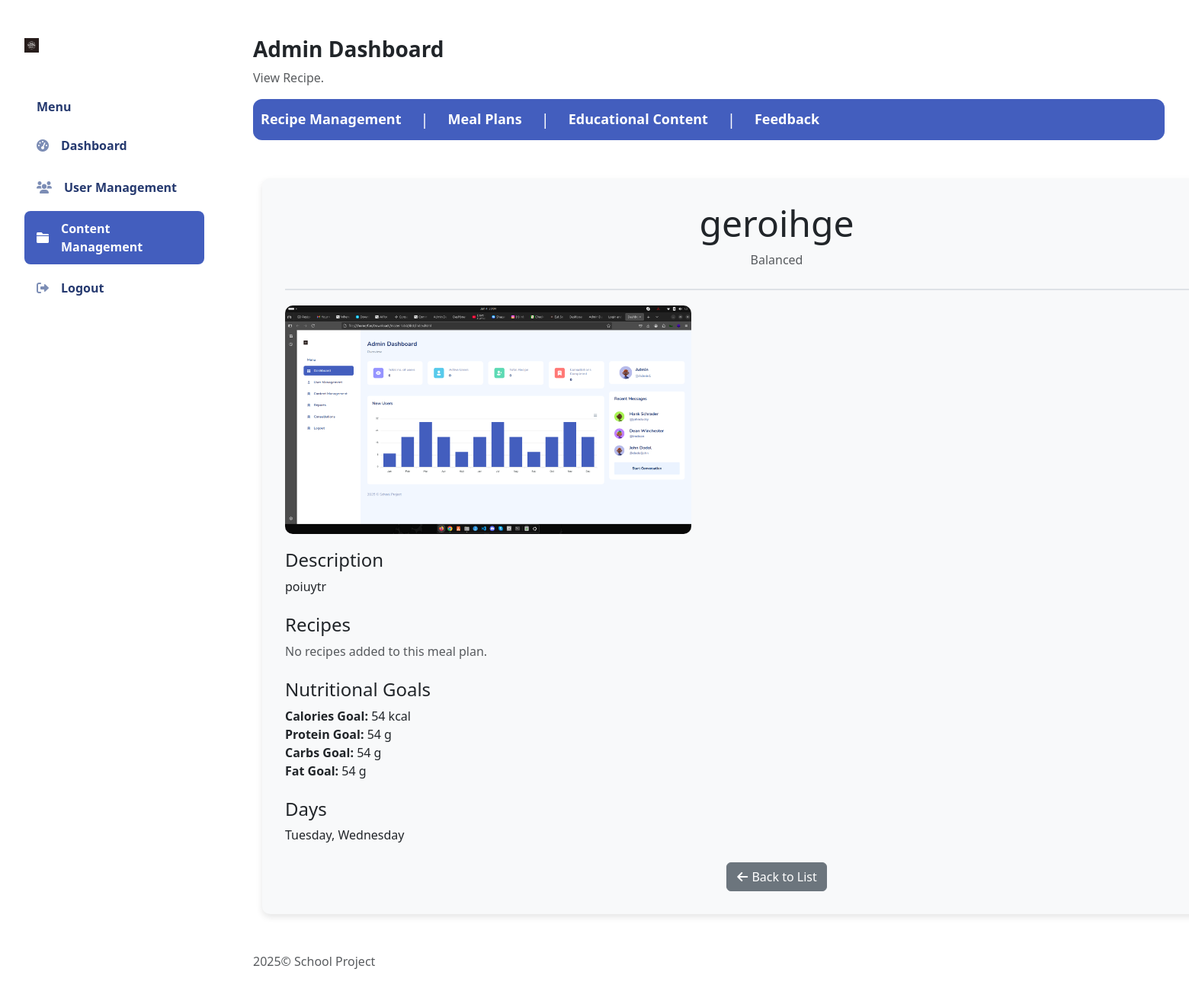
Screenshot of /meal-plan/4/view/ with the database file from the repository.
### Landing/models.py (models this page shows, shortened)
class MealPlan(models.Model):
    MEAL_TYPE_CHOICES = [
        ('Vegetarian', 'Vegetarian'),
        ('Vegan', 'Vegan'),
        ('High Protein', 'High Protein'),
        ('Low Carb', 'Low Carb'),
        ('Balanced', 'Balanced')
    ]
    DAYS_OF_WEEK = [
        ('Monday', 'Monday'),
        ('Tuesday', 'Tuesday'),
        ('Wednesday', 'Wednesday'),
        ('Thursday', 'Thursday'),
        ('Friday', 'Friday'),
        ('Saturday', 'Saturday'),
        ('Sunday', 'Sunday')
    ]
    meal_plan_title = models.CharField(max_length=255)
    description = models.TextField()
    meal_type = models.CharField(max_length=50, choices=MEAL_TYPE_CHOICES)
    days = MultiSelectField(choices=DAYS_OF_WEEK)
    recipes = models.ManyToManyField('Recipe')
    calories_goal = models.IntegerField(null=True, blank=True)
    protein_goal = models.IntegerField(null=True, blank=True)
    carbs_goal = models.IntegerField(null=True, blank=True)
    fat_goal = models.IntegerField(null=True, blank=True)
    meal_plan_image = models.ImageField(upload_to='meal_plan_images/', null=True, blank=True)

### Landing/views.py (the view)
# urls.py: path('meal-plan/<int:meal_plan_id>/view/', view_meal_plan, name='view_meal_plan'),
def view_meal_plan(request, meal_plan_id):
    meal_plan = get_object_or_404(MealPlan, id=meal_plan_id)
    return render(request, 'admin_view_mealplan.html', {'meal_plan': meal_plan})

### Landing/templates/admin_view_mealplan.html (shortened to what this page needs)
{% load static %}
<!DOCTYPE html>
<html lang="en">
<head>
    <link rel="stylesheet" href="{% static 'assets/css/bootstrap.css' %}">
    <link href="https://cdn.jsdelivr.net/npm/bootstrap@5.3.0/dist/css/bootstrap.min.css" rel="stylesheet">
    <link rel="stylesheet" href="{% static 'assets/css/styles.css' %}">
    <link href="https://cdn.jsdelivr.net/npm/bootstrap@5.3.0-alpha3/dist/css/bootstrap.min.css" rel="stylesheet">
    <link rel="stylesheet" href="{% static 'assets/css/perfect-scrollbar.css' %}">
    <link rel="stylesheet" href="{% static 'assets/css/bootstrap-icons.css' %}">
    <link rel="stylesheet" href="{% static 'assets/css/app.css' %}">
    <link href="https://cdnjs.cloudflare.com/ajax/libs/font-awesome/6.0.0/css/all.min.css" rel="stylesheet">
</head>
<body>
    <div id="app">
        <div id="sidebar" class="active">
            <div class="sidebar-wrapper active">
                <div class="sidebar-header">
                    <div class="d-flex justify-content-between">
                        <div class="logo">
                            <a href="index.html"><img src="{% static 'assets/images/logo.jpg' %}" class="tly" alt="Logo" srcset=""></a>
                        </div>
                    </div>
                </div>
                <div class="sidebar-menu">
                    <ul class="menu">
                        <li class="sidebar-title">Menu</li>
                        <li class="sidebar-item">
                            <a href="{% url 'admin_home' %}" class="sidebar-link">
                                <i class="fas fa-tachometer-alt"></i>
                                <span>Dashboard</span>
                            </a>
                        </li>
                        <li class="sidebar-item ">
                            <a href="{% url 'admin_users_registered' %}" class="sidebar-link">
                                <i class="fas fa-users"></i>
                                <span>User Management</span>
                            </a>
                        </li>
                        <li class="sidebar-item active">
                            <a href="{% url 'admin_record_mealplan' %}" class="sidebar-link">
                                <i class="fas fa-folder"></i>
                                <span>Content Management</span>
                            </a>
                        </li>
                        <li class="sidebar-item">
                            <a href="{% url 'admin_logout' %}" class="sidebar-link">
                                <i class="fas fa-sign-out-alt"></i>
                                <span>Logout</span>
                            </a>
                        </li>
                    </ul>
                </div>
            </div>
        </div>
        <div id="main">
            <div class="page-heading">
                <div class="page-title">
                    <div class="row">
                        <div class="col-12 col-md-6 order-md-1 order-last">
                            <h3>Admin Dashboard</h3>
                            <p class="text-subtitle text-muted">View Recipe.</p>
                        </div>
                    </div>
                    <div class="text-strip">
                        <div class="text-container">
                            <a href="{% url 'admin_list_recipes' %}"><span>Recipe Management</span></a>
                            <span>|</span>
                            <a href="{% url 'admin_record_mealplan' %}"><span>Meal Plans</span></a>
                          <span>|</span>
                          <a href="{% url 'admin_record_educontent' %}"><span>Educational Content</span></a>
                          <span>|</span>
                          <a href="{% url 'admin_contact_list' %}"><span>Feedback</span></a>
                        </div>
                    </div>
                </div>
                <section class="section">
                    <div class="container my-5">
                        <div class="meal-plan-container">
                            <div class="meal-plan-header text-center">
                                <h1 class="display-5">{{ meal_plan.meal_plan_title }}</h1>
                                <p class="text-muted">{{ meal_plan.meal_type }}</p>
                            </div>
                            {% if meal_plan.meal_plan_image %}
                            <img src="{{ meal_plan.meal_plan_image.url }}" alt="{{ meal_plan.meal_plan_title }}" class="img-fluid meal-plan-image">
                            {% endif %}
                            <div class="mb-4">
                                <h4>Description</h4>
                                <p>{{ meal_plan.description }}</p>
                            </div>
                            <div class="mb-4">
                                <h4>Recipes</h4>
                                {% if meal_plan.recipes.all %}
                                <ul class="list-group">
                                    {% for recipe in meal_plan.recipes.all %}
                                    <li class="list-group-item d-flex justify-content-between align-items-center">
                                        {{ recipe.name }}
                                        <span class="badge bg-primary rounded-pill">Prep Time: {{ recipe.prep_time }} mins</span>
                                    </li>
                                    {% endfor %}
                                </ul>
                                {% else %}
                                <p class="text-muted">No recipes added to this meal plan.</p>
                                {% endif %}
                            </div>
                            <div class="mb-4">
                                <h4>Nutritional Goals</h4>
                                <ul class="list-unstyled">
                                    <li><strong>Calories Goal:</strong> {{ meal_plan.calories_goal }} kcal</li>
                                    <li><strong>Protein Goal:</strong> {{ meal_plan.protein_goal }} g</li>
                                    <li><strong>Carbs Goal:</strong> {{ meal_plan.carbs_goal }} g</li>
                                    <li><strong>Fat Goal:</strong> {{ meal_plan.fat_goal }} g</li>
                                </ul>
                            </div>
                            <div class="mb-4">
                                <h4>Days</h4>
                                <p>{{ meal_plan.days }}</p>
                            </div>
                            <div class="text-center">
                                <a href="{% url 'admin_record_mealplan' %}" class="btn btn-secondary">
                                    <i class="fas fa-arrow-left"></i> Back to List
                                </a>
                            </div>
                        </div>
                    </div>
                </section>
            </div>
            <footer>
                <div class="footer clearfix mb-0 text-muted">
                    <div class="float-start">
                        <p>2025&copy; School Project</p>
                    </div>
                </div>
            </footer>
        </div>
    </div>
</body>
</html>

### Landing/static/assets/css/app.css (style rules this page uses)
.btn i,.btn svg { width:16px;height:16px }
.btn.btn-danger,.btn.btn-info,.btn.btn-primary,.btn.btn-secondary,.btn.btn-success,.btn.btn-warning { color:#fff }
#sidebar.active .sidebar-wrapper { left:0 }
.sidebar-wrapper { width:300px;height:100vh;position:fixed;top:0;z-index:10;overflow-y:auto;background-color:#fff;bottom:0;transition:left .5s ease-out }
.sidebar-wrapper .sidebar-header { padding:2rem 2rem 1rem;font-size:2rem;font-weight:700 }
.sidebar-wrapper .sidebar-header img { height:1.2rem }
.sidebar-wrapper .menu { margin-top:2rem;padding:0 2rem;font-weight:600 }
.sidebar-wrapper .menu .sidebar-title { padding:0 1rem;margin:1.5rem 0 1rem;font-size:1rem;list-style:none;font-weight:600;color:#25396f }
.sidebar-wrapper .menu .sidebar-link { display:block;padding:.7rem 1rem;font-size:1rem;display:flex;align-items:center;border-radius:.5rem;transition:all .5s;text-decoration:none;color:#25396f }
.sidebar-wrapper .menu .sidebar-link i,.sidebar-wrapper .menu .sidebar-link svg { color:#7c8db5 }
.sidebar-wrapper .menu .sidebar-link span { margin-left:1rem }
.sidebar-wrapper .menu .sidebar-item { list-style:none;margin-top:.5rem;position:relative }
.sidebar-wrapper .menu .sidebar-item.active .sidebar-link { background-color:#435ebe }
.sidebar-wrapper .menu .sidebar-item.active .sidebar-link span { color:#fff }
.sidebar-wrapper .menu .sidebar-item.active .sidebar-link i,.sidebar-wrapper .menu .sidebar-item.active .sidebar-link svg { fill:#fff;color:#fff }
#main { margin-left:300px;padding:2rem }
.page-heading { margin:0 0 2rem }
.page-heading h3 { font-weight:700 }
a { text-decoration:none }

### Landing/templates/admin_view_mealplan.html (style rules this page uses)
.meal-plan-container { width: 1350px; margin: 50px auto; background: #f8f9fa; padding: 30px; border-radius: 10px; box-shadow: 0 4px 8px rgba(0, 0, 0, 0.1); }
.meal-plan-header { border-bottom: 2px solid #dee2e6; margin-bottom: 20px; padding-bottom: 10px; }
.meal-plan-image { max-height: 300px; margin-bottom: 20px; object-fit: cover; border-radius: 10px; }
.logo img { height: 100%; position: relative; width: 100%; }
.text-strip { position: relative; width: 100%; background: #435ebe; overflow: hidden; border-top: 2px solid #435ebe; border-bottom: 2px solid #435ebe; padding: 10px 0; margin-bottom: 25px; border-radius: 12px; }
.text-container { display: flex; justify-content: flex-start; align-items: center; gap: 15px; animation: scroll 15s linear infinite; white-space: nowrap; }
.text-container span { color: #fff; font-size: 18px; font-weight: bold; }
.text-container span:nth-child(odd) { margin: 0 10px; }
.text-container span:nth-child(even) { color: #fff; font-size: 20px; font-weight: normal; }

### rows the page displays
MealPlan: meal_plan_title "geroihge", meal_type "Balanced", meal_plan_image (picture), description "poiuytr", calories_goal "54", protein_goal "54", carbs_goal "54", fat_goal "54", days "Tuesday, Wednesday"
